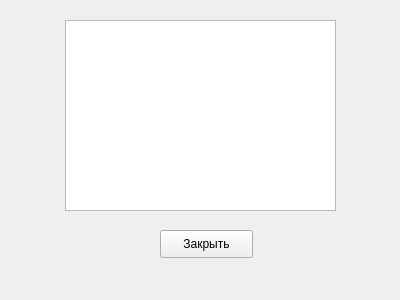
<?xml version="1.0" encoding="UTF-8"?>
<ui version="4.0">
 <class>w</class>
 <widget class="QWidget" name="w">
  <property name="geometry">
   <rect>
    <x>0</x>
    <y>0</y>
    <width>400</width>
    <height>300</height>
   </rect>
  </property>
  <property name="windowTitle">
   <string>Form</string>
  </property>
  <widget class="QPushButton" name="pushButton">
   <property name="geometry">
    <rect>
     <x>160</x>
     <y>230</y>
     <width>93</width>
     <height>28</height>
    </rect>
   </property>
   <property name="text">
    <string>Закрыть</string>
   </property>
  </widget>
  <widget class="QTextBrowser" name="textBrowser">
   <property name="geometry">
    <rect>
     <x>65</x>
     <y>20</y>
     <width>271</width>
     <height>191</height>
    </rect>
   </property>
  </widget>
 </widget>
 <resources/>
 <connections/>
</ui>
